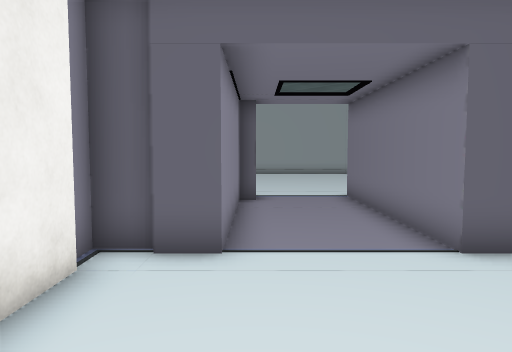
View 1 (above)

17 first-person views from a walk through a 3-D level made in the Unity game engine. The camera is 1.5 m above the floor, tilts 4° down and sees 70° across. The floor is counted in squares, 1 m on a side. Each view is taken from the middle of a square. On the plan, view 1 faces up. The plan holds only what a view shows up to about 16 squares ahead; the rest is blank. The place goes on beyond the plan. The player character is not drawn. Door leaves are left out, so doorways stand open. Some surface patterns are stand-ins.

View 2
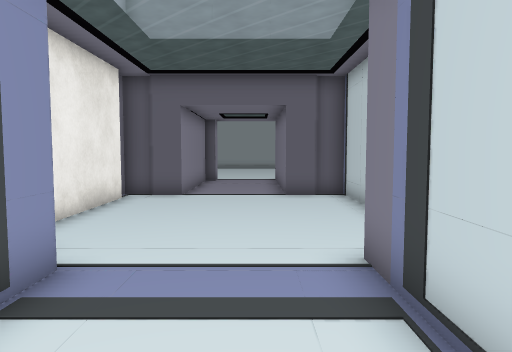

View 3
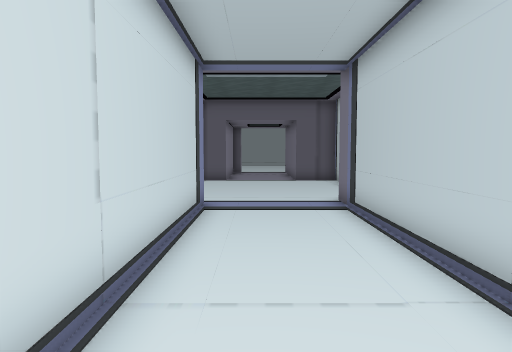

View 4
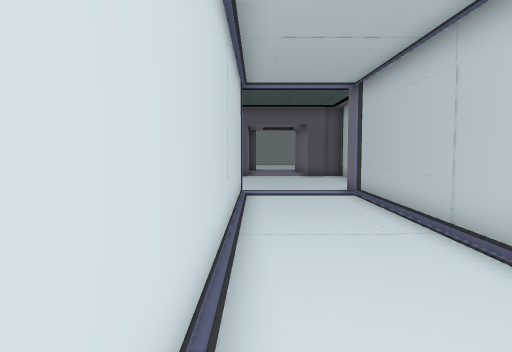

View 5
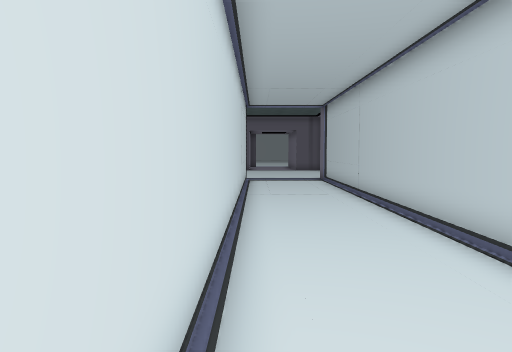

View 6
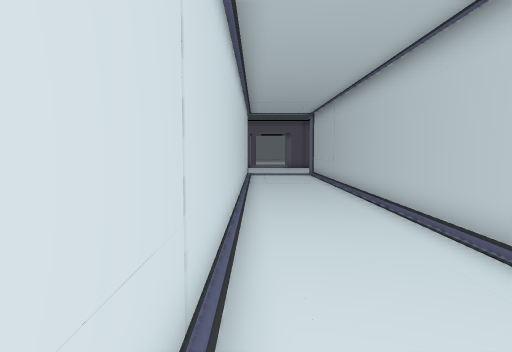

View 7
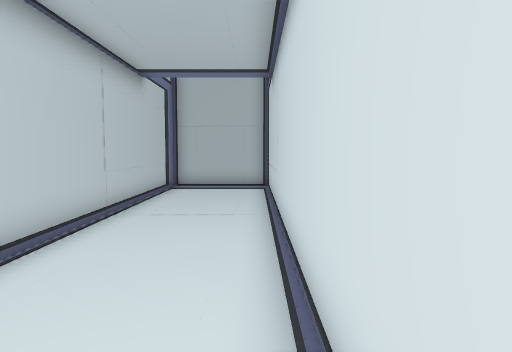

View 8
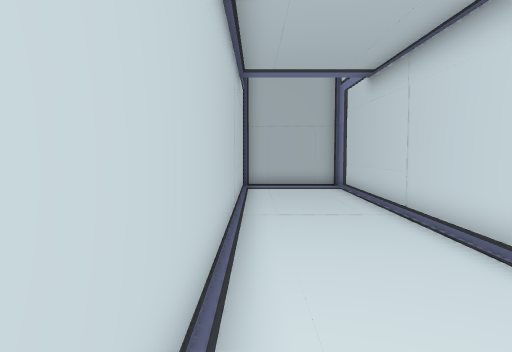

View 9
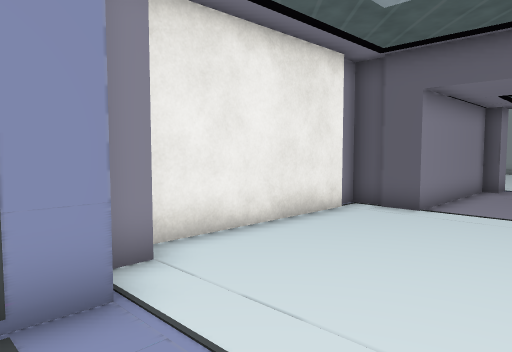

View 10
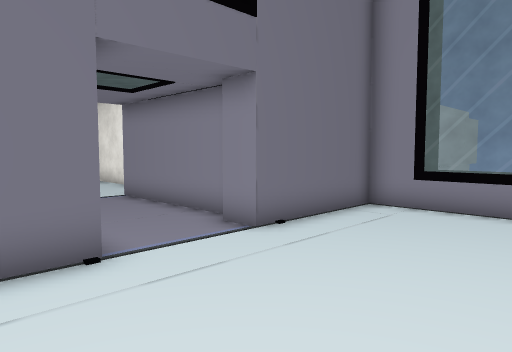

View 11
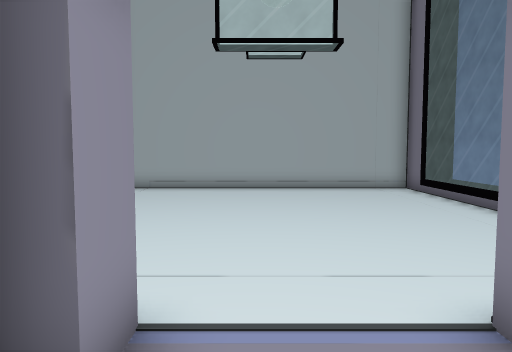

View 12
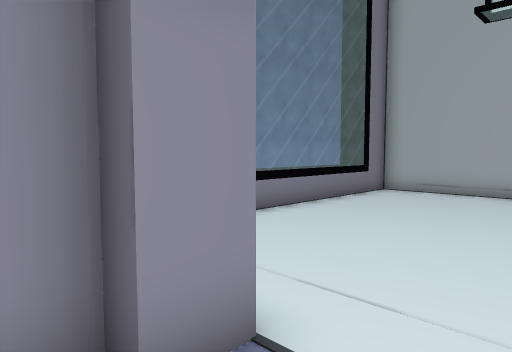

View 13
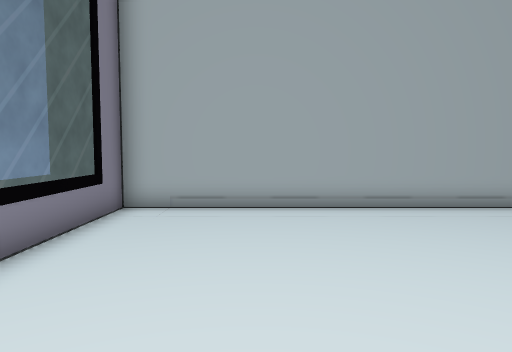

View 14
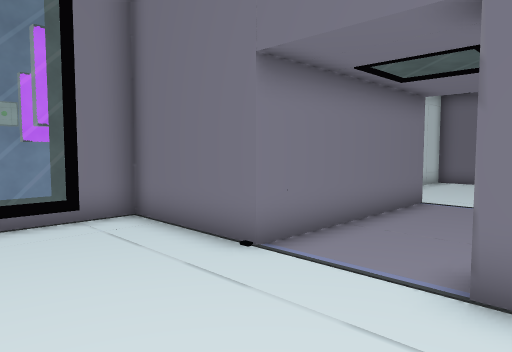

View 15
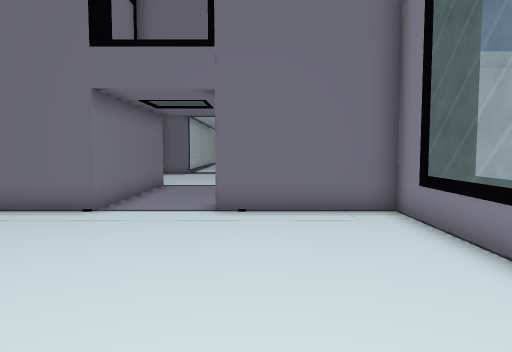

View 16
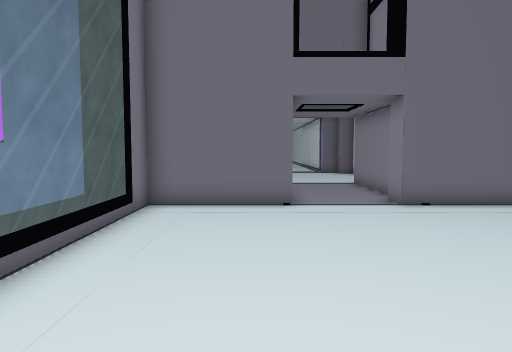

View 17
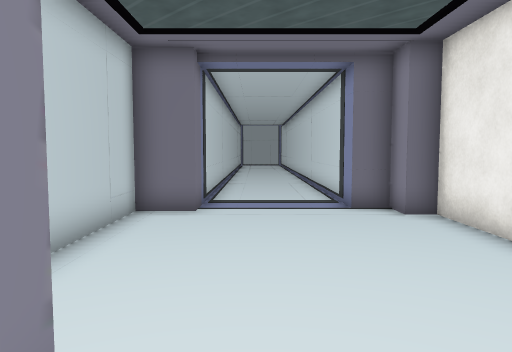

### Floor plan
Ten units are one square. View 1 is at (0, 0); x grows to the right and y downward. Boxes are objects, and circles mark ways between rooms. Rooms are numbered by the first view taken in them; rooms with no view inside come last. Other rooms are left out.
<svg viewBox="-50 -240 125 550">
<path fill="none" stroke="#000" d="M-15 15 -15 25 -5 25 -5 305 35 305 35 20 50 20 50 -55 40 -55M-22 -46 -22 15M41 -53 30 -53 30 -120M0 -120 0 -110 -5 -110 -5 -53 -15 -53M30 -120 70 -120 70 -235 -45 -235 -45 -120 0 -120"/>
<circle cx="15" cy="-130" r="3" fill="#2a7"/>
<text x="10" y="90">1</text>
<text x="10" y="-180">2</text>
</svg>
Room 1 opens to room 2.

Where each view was taken, in squares from view 1:
view 1: 0 up, 0 right, facing up
view 2: 7 down, 2 right, facing up
view 3: 13 down, 1 right, facing up
view 4: 16 down, 0 right, facing up
view 5: 22 down, 0 right, facing up
view 6: 26 down, 0 right, facing up
view 7: 15 down, 0 right, facing down
view 8: 15 down, 3 right, facing down
view 9: 4 down, 3 right, facing up-left
view 10: 17 up, 5 right, facing down-left
view 11: 9 up, 1 right, facing up
view 12: 10 up, 2 right, facing up-left
view 13: 14 up, 1 left, facing up
view 14: 16 up, 1 left, facing down-right
view 15: 21 up, 1 left, facing down
view 16: 22 up, 4 right, facing down
view 17: 7 up, 2 right, facing down
